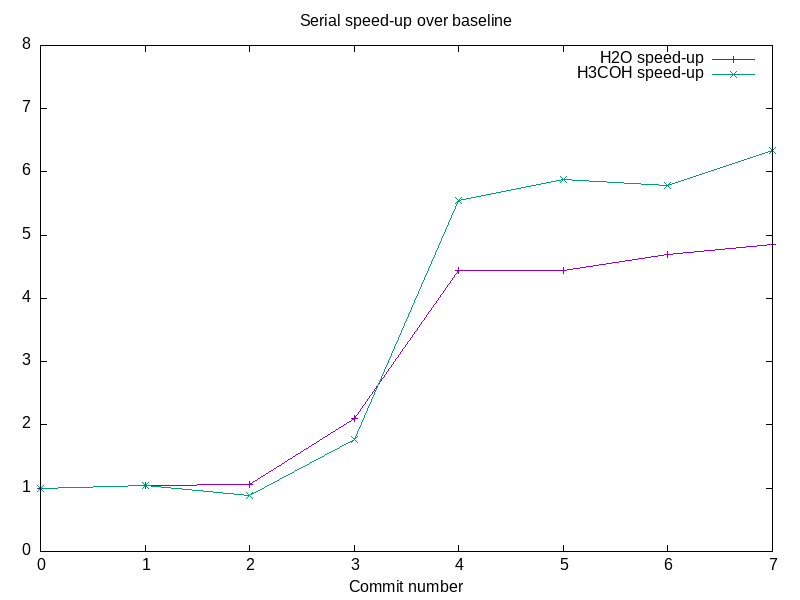

This chart was generated by the following gnuplot code:
# to update benchmark.png: update */benchmark.txt and run `gnuplot benchmark.plt`
set terminal png size 800, 600
set output "benchmark.png"
set title "Serial speed-up over baseline"
set yrange [0:8]
set xlabel "Commit number"
p 'h2o/benchmark.txt' u 1:(1900/$2) w lp t "H2O speed-up", \
'h3coh/benchmark.txt' u 1:(138468/$2) w lp t "H3COH speed-up", \

